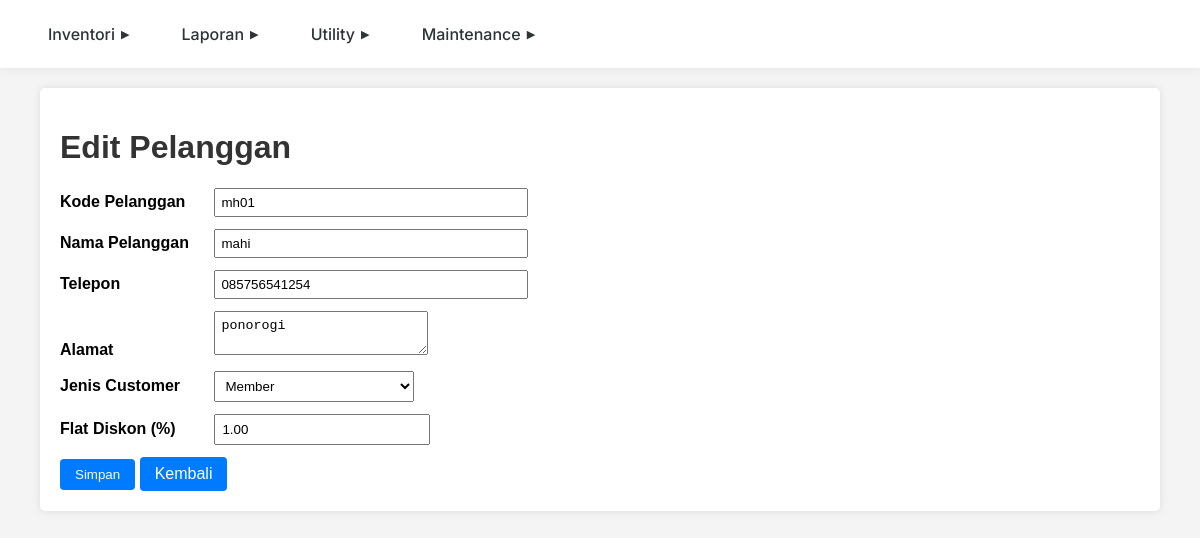
Page /admin/pelanggan/edit_plg.php?id=1 (signed in) on the committed database.
### tables this page shows
CREATE TABLE `pelanggan` (
  `pelanggan_id` bigint(20) NOT NULL AUTO_INCREMENT,
  `toko_id` bigint(20) NOT NULL,
  `nama_pelanggan` varchar(150) NOT NULL,
  `telepon` varchar(50) DEFAULT NULL,
  `flat_diskon` decimal(5,2) DEFAULT 0.00,
  `dibuat_pada` timestamp NOT NULL DEFAULT current_timestamp(),
  `deleted_at` timestamp NULL DEFAULT NULL,
  `kode_pelanggan` varchar(50) DEFAULT NULL,
  `alamat` text DEFAULT NULL,
  `jenis_customer` varchar(50) DEFAULT NULL,
  PRIMARY KEY (`pelanggan_id`),
  KEY `fk_pelanggan_toko` (`toko_id`),
  KEY `idx_pelanggan_nama` (`nama_pelanggan`),
  CONSTRAINT `fk_pelanggan_toko` FOREIGN KEY (`toko_id`) REFERENCES `toko` (`toko_id`) ON DELETE CASCADE
);

### inc/db.php (called while the page is built, shortened)
<?php
class Database {
    private $conn;
    public function __construct($host, $user, $pass, $name, $port = 3306) {
        $this->conn = new mysqli($host, $user, $pass, $name, $port);
        $this->conn->set_charset("utf8mb4");
    }
    public function prepare($sql) {
        return $this->conn->prepare($sql);
    }
}
$pos_db = new Database(DB_POS_HOST, DB_POS_USER, DB_POS_PASS, DB_POS_NAME, DB_POS_PORT);

### public/admin/pelanggan/edit_plg.php (the view, shortened to what this page needs)
<?php
require_once __DIR__ . '/../../../inc/db.php';
require_once __DIR__ . '/../../../inc/auth.php';
$toko_id = (int)($_SESSION['toko_id'] ?? 0);
$id = (int)($_GET['id'] ?? 0);
$stmt = $pos_db->prepare("SELECT pelanggan_id, kode_pelanggan, nama_pelanggan, telepon, alamat, jenis_customer, flat_diskon FROM pelanggan WHERE pelanggan_id=? AND toko_id=? AND deleted_at IS NULL LIMIT 1");
$stmt->bind_param("ii", $id, $toko_id);
$stmt->execute();
$data = $stmt->get_result()->fetch_assoc();
?>
<!DOCTYPE html>
<html lang="id">
<head>
    <link rel="stylesheet" href="/public/assets/css/style.css">
</head>
<body>
<?php include __DIR__ . '/../../../inc/header.php'; ?>
<div class="container">
    <h1>Edit Pelanggan</h1>
    <form method="POST">
        <div>
            <label>Kode Pelanggan</label>
            <input type="text" name="kode_pelanggan" value="<?= htmlspecialchars((string)($data['kode_pelanggan'] ?? '')) ?>">
        </div>
        <div>
            <label>Nama Pelanggan</label>
            <input type="text" name="nama_pelanggan" value="<?= htmlspecialchars((string)$data['nama_pelanggan']) ?>" required>
        </div>
        <div>
            <label>Telepon</label>
            <input type="text" name="telepon" value="<?= htmlspecialchars((string)($data['telepon'] ?? '')) ?>">
        </div>
        <div>
            <label>Alamat</label>
            <textarea name="alamat" rows="2"><?= htmlspecialchars((string)($data['alamat'] ?? '')) ?></textarea>
        </div>
        <div>
            <label>Jenis Customer</label>
            <select name="jenis_customer">
                <option value="Member" <?= (($data['jenis_customer'] ?? '') === 'Member') ? 'selected' : '' ?>>Member</option>
            </select>
        </div>
        <div>
            <label>Flat Diskon (%)</label>
            <input type="number" name="flat_diskon" value="<?= number_format((float)($data['flat_diskon'] ?? 0), 2, '.', '') ?>" step="0.01" min="0" max="100">
        </div>
        <button type="submit">Simpan</button>
        <a href="index.php" class="btn">Kembali</a>
    </form>
</div>
</body>
</html>

### public/assets/css/style.css (style rules this page uses)
body { font-family: Arial, sans-serif; margin: 0; padding: 0; background: #f4f4f4; }
.container { width: 90%; margin: 20px auto; background: #fff; padding: 20px; border-radius: 5px; box-shadow: 0 0 10px rgba(0,0,0,0.1); }
h1 { color: #333; }
form div { margin-bottom: 10px; }
label { display: inline-block; width: 150px; }
input[type=text], input[type=email], input[type=password], select { width: 300px; padding: 5px; }
button, .btn { padding: 8px 15px; background: #007bff; color: #fff; border: none; border-radius: 4px; cursor: pointer; text-decoration: none; display: inline-block; }

### public/admin/pelanggan/edit_plg.php (style rules this page uses)
form div { margin-bottom: 12px; }
label { display: inline-block; width: 150px; font-weight: bold; }
input, select, textarea { padding: 6px; width: 200px; }

### inc/header.php (style rules this page uses)
:root { --primary-color: #6c5ce7; --text-color: #2d3436; --bg-header: #fff; --bg-dropdown: #fff; --transition: all 0.3s ease; --dropdown-shadow: 0 4px 12px rgba(0,0,0,0.1); }

### rows in the picture
pelanggan: kode_pelanggan "mh01", nama_pelanggan "mahi", telepon "085756541254", alamat "ponorogi", jenis_customer "Member", flat_diskon "1.00"
